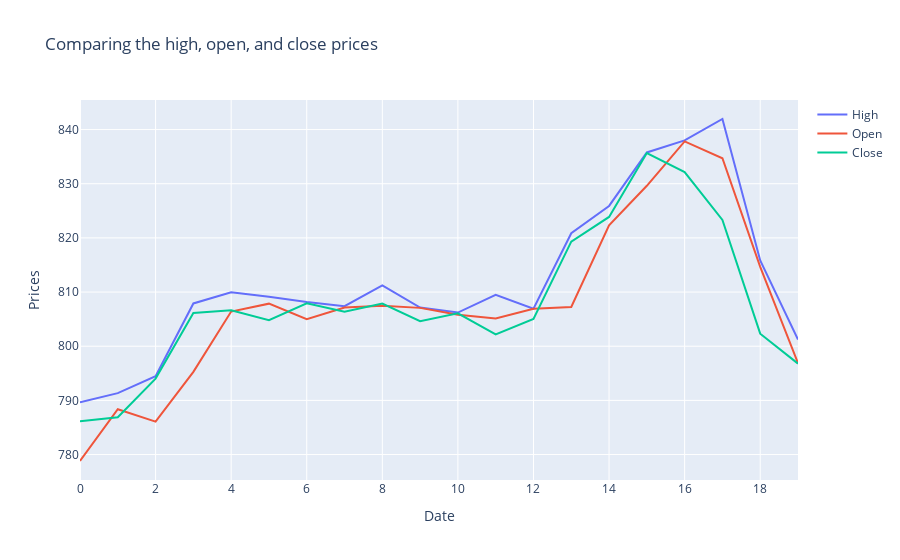

Notebook source saved alongside this figure:
### Code cell
#compare the high, open, and close prices of Google Stock.
high_trace=go.Scatter(x=df.index,y=df['High'],mode='lines',name='High')
open_trace=go.Scatter(x=df.index,y=df['Open'],mode='lines',name='Open')
close_trace=go.Scatter(x=df.index,y=df['Close'],mode='lines',name='Close')
layout=go.Layout(title='Comparing the high, open, and close prices',xaxis=dict(title='Date'),yaxis=dict(title='Prices'))
fig=go.Figure(data=[high_trace,open_trace,close_trace],layout=layout)
fig.show()

### Figure 1 — Plotly figure (JSON) as saved in the notebook; plotly's stock layout.template omitted (floating-point values rounded to 4 significant figures)
{"data": [{"mode": "lines", "name": "High", "type": "scatter", "x": [0, 1, 2, 3, 4, 5, 6, 7, 8, 9, 10, 11, 12, 13, 14, 15, 16, 17, 18, 19], "y": [789.6, 791.3, 794.5, 807.9, 810.0, 809.1, 808.1, 807.4, 811.2, 807.1, 806.2, 809.5, 806.9, 820.9, 825.9, 835.8, 838, 842.0, 815.8, 801.2]}, {"mode": "lines", "name": "Open", "type": "scatter", "x": [0, 1, 2, 3, 4, 5, 6, 7, 8, 9, 10, 11, 12, 13, 14, 15, 16, 17, 18, 19], "y": [778.8, 788.4, 786.1, 795.3, 806.4, 807.9, 805, 807.1, 807.5, 807.1, 805.8, 805.1, 806.9, 807.2, 822.3, 829.6, 837.8, 834.7, 814.7, 796.9]}, {"mode": "lines", "name": "Close", "type": "scatter", "x": [0, 1, 2, 3, 4, 5, 6, 7, 8, 9, 10, 11, 12, 13, 14, 15, 16, 17, 18, 19], "y": [786.1, 786.9, 794.0, 806.1, 806.6, 804.8, 807.9, 806.4, 807.9, 804.6, 806.1, 802.2, 805.0, 819.3, 823.9, 835.7, 832.1, 823.3, 802.3, 796.8]}], "layout": {"title": {"text": "Comparing the high, open, and close prices"}, "xaxis": {"title": {"text": "Date"}}, "yaxis": {"title": {"text": "Prices"}}}}
